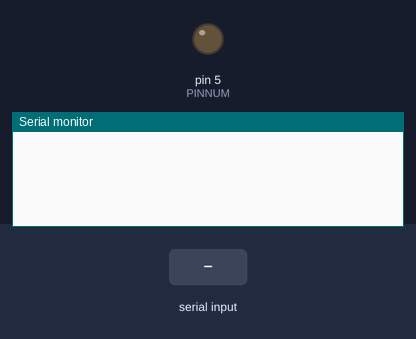
Bench run of a sketch on a simulated Arduino Uno, built with avr-gcc and run on an emulated ATmega328P. Parts: output pins drawn as LEDs (lit = HIGH), the last lines printed to the serial monitor. Inputs (shaded band) come from the test bench.

Above: at 1.2 s.
1.3 s: "P1: \n" received over Serial
At 1.46 s:
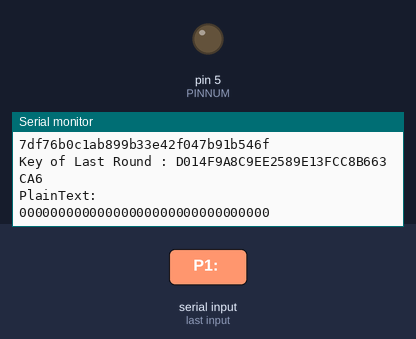
At 2.19 s:
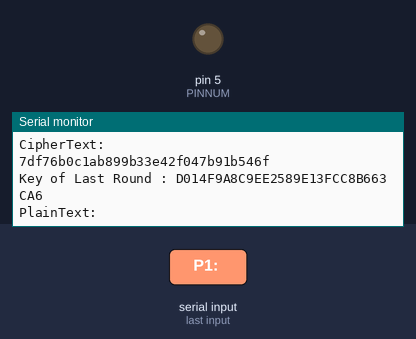
Timing chart, 0 to 4.3 s (numbered marks = the images above; inputs shaded):
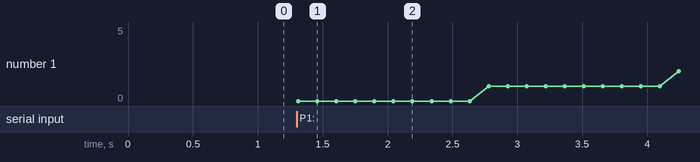

The sketch:

TinyAES_enPiT.ino
```cpp
#include <stdint.h>
#include <string.h>

#define PINNUM  5

#define Nb 4
// The number of 32 bit words in a key.
#define Nk 4
// Key length in bytes [128 bit]
#define KEYLEN 16
// The number of rounds in AES Cipher.
#define Nr 10

/*****************************************************************************/
/* Private variables:                                                        */
/*****************************************************************************/


// state - array holding the intermediate results during decryption.
typedef uint8_t state_t[4][4];
static state_t* state;

// The array that stores the round keys.
static uint8_t RoundKey[176];

// The Key input to the AES Program
static const uint8_t* Key;

int count;
uint8_t carry = 0x00;
int data_count;
int iterNum = 0;
uint8_t key[] = {0x2b, 0x7e, 0x15, 0x16, 0x28, 0xae, 0xd2, 0xa6, 0xab, 0xf7, 0x15, 0x88, 0x09, 0xcf, 0x4f, 0x3c};
uint8_t in[16]  = {0x00, };

static const uint8_t sbox[256] =   {
  //0     1    2      3     4    5     6     7      8    9     A      B    C     D     E     F
  0x63, 0x7c, 0x77, 0x7b, 0xf2, 0x6b, 0x6f, 0xc5, 0x30, 0x01, 0x67, 0x2b, 0xfe, 0xd7, 0xab, 0x76,
  0xca, 0x82, 0xc9, 0x7d, 0xfa, 0x59, 0x47, 0xf0, 0xad, 0xd4, 0xa2, 0xaf, 0x9c, 0xa4, 0x72, 0xc0,
  0xb7, 0xfd, 0x93, 0x26, 0x36, 0x3f, 0xf7, 0xcc, 0x34, 0xa5, 0xe5, 0xf1, 0x71, 0xd8, 0x31, 0x15,
  0x04, 0xc7, 0x23, 0xc3, 0x18, 0x96, 0x05, 0x9a, 0x07, 0x12, 0x80, 0xe2, 0xeb, 0x27, 0xb2, 0x75,
  0x09, 0x83, 0x2c, 0x1a, 0x1b, 0x6e, 0x5a, 0xa0, 0x52, 0x3b, 0xd6, 0xb3, 0x29, 0xe3, 0x2f, 0x84,
  0x53, 0xd1, 0x00, 0xed, 0x20, 0xfc, 0xb1, 0x5b, 0x6a, 0xcb, 0xbe, 0x39, 0x4a, 0x4c, 0x58, 0xcf,
  0xd0, 0xef, 0xaa, 0xfb, 0x43, 0x4d, 0x33, 0x85, 0x45, 0xf9, 0x02, 0x7f, 0x50, 0x3c, 0x9f, 0xa8,
  0x51, 0xa3, 0x40, 0x8f, 0x92, 0x9d, 0x38, 0xf5, 0xbc, 0xb6, 0xda, 0x21, 0x10, 0xff, 0xf3, 0xd2,
  0xcd, 0x0c, 0x13, 0xec, 0x5f, 0x97, 0x44, 0x17, 0xc4, 0xa7, 0x7e, 0x3d, 0x64, 0x5d, 0x19, 0x73,
  0x60, 0x81, 0x4f, 0xdc, 0x22, 0x2a, 0x90, 0x88, 0x46, 0xee, 0xb8, 0x14, 0xde, 0x5e, 0x0b, 0xdb,
  0xe0, 0x32, 0x3a, 0x0a, 0x49, 0x06, 0x24, 0x5c, 0xc2, 0xd3, 0xac, 0x62, 0x91, 0x95, 0xe4, 0x79,
  0xe7, 0xc8, 0x37, 0x6d, 0x8d, 0xd5, 0x4e, 0xa9, 0x6c, 0x56, 0xf4, 0xea, 0x65, 0x7a, 0xae, 0x08,
  0xba, 0x78, 0x25, 0x2e, 0x1c, 0xa6, 0xb4, 0xc6, 0xe8, 0xdd, 0x74, 0x1f, 0x4b, 0xbd, 0x8b, 0x8a,
  0x70, 0x3e, 0xb5, 0x66, 0x48, 0x03, 0xf6, 0x0e, 0x61, 0x35, 0x57, 0xb9, 0x86, 0xc1, 0x1d, 0x9e,
  0xe1, 0xf8, 0x98, 0x11, 0x69, 0xd9, 0x8e, 0x94, 0x9b, 0x1e, 0x87, 0xe9, 0xce, 0x55, 0x28, 0xdf,
  0x8c, 0xa1, 0x89, 0x0d, 0xbf, 0xe6, 0x42, 0x68, 0x41, 0x99, 0x2d, 0x0f, 0xb0, 0x54, 0xbb, 0x16
};

static const uint8_t rsbox[256] =
{ 0x52, 0x09, 0x6a, 0xd5, 0x30, 0x36, 0xa5, 0x38, 0xbf, 0x40, 0xa3, 0x9e, 0x81, 0xf3, 0xd7, 0xfb,
  0x7c, 0xe3, 0x39, 0x82, 0x9b, 0x2f, 0xff, 0x87, 0x34, 0x8e, 0x43, 0x44, 0xc4, 0xde, 0xe9, 0xcb,
  0x54, 0x7b, 0x94, 0x32, 0xa6, 0xc2, 0x23, 0x3d, 0xee, 0x4c, 0x95, 0x0b, 0x42, 0xfa, 0xc3, 0x4e,
  0x08, 0x2e, 0xa1, 0x66, 0x28, 0xd9, 0x24, 0xb2, 0x76, 0x5b, 0xa2, 0x49, 0x6d, 0x8b, 0xd1, 0x25,
  0x72, 0xf8, 0xf6, 0x64, 0x86, 0x68, 0x98, 0x16, 0xd4, 0xa4, 0x5c, 0xcc, 0x5d, 0x65, 0xb6, 0x92,
  0x6c, 0x70, 0x48, 0x50, 0xfd, 0xed, 0xb9, 0xda, 0x5e, 0x15, 0x46, 0x57, 0xa7, 0x8d, 0x9d, 0x84,
  0x90, 0xd8, 0xab, 0x00, 0x8c, 0xbc, 0xd3, 0x0a, 0xf7, 0xe4, 0x58, 0x05, 0xb8, 0xb3, 0x45, 0x06,
  0xd0, 0x2c, 0x1e, 0x8f, 0xca, 0x3f, 0x0f, 0x02, 0xc1, 0xaf, 0xbd, 0x03, 0x01, 0x13, 0x8a, 0x6b,
  0x3a, 0x91, 0x11, 0x41, 0x4f, 0x67, 0xdc, 0xea, 0x97, 0xf2, 0xcf, 0xce, 0xf0, 0xb4, 0xe6, 0x73,
  0x96, 0xac, 0x74, 0x22, 0xe7, 0xad, 0x35, 0x85, 0xe2, 0xf9, 0x37, 0xe8, 0x1c, 0x75, 0xdf, 0x6e,
  0x47, 0xf1, 0x1a, 0x71, 0x1d, 0x29, 0xc5, 0x89, 0x6f, 0xb7, 0x62, 0x0e, 0xaa, 0x18, 0xbe, 0x1b,
  0xfc, 0x56, 0x3e, 0x4b, 0xc6, 0xd2, 0x79, 0x20, 0x9a, 0xdb, 0xc0, 0xfe, 0x78, 0xcd, 0x5a, 0xf4,
  0x1f, 0xdd, 0xa8, 0x33, 0x88, 0x07, 0xc7, 0x31, 0xb1, 0x12, 0x10, 0x59, 0x27, 0x80, 0xec, 0x5f,
  0x60, 0x51, 0x7f, 0xa9, 0x19, 0xb5, 0x4a, 0x0d, 0x2d, 0xe5, 0x7a, 0x9f, 0x93, 0xc9, 0x9c, 0xef,
  0xa0, 0xe0, 0x3b, 0x4d, 0xae, 0x2a, 0xf5, 0xb0, 0xc8, 0xeb, 0xbb, 0x3c, 0x83, 0x53, 0x99, 0x61,
  0x17, 0x2b, 0x04, 0x7e, 0xba, 0x77, 0xd6, 0x26, 0xe1, 0x69, 0x14, 0x63, 0x55, 0x21, 0x0c, 0x7d
};

static const uint8_t Rcon[255] = {
  0x8d, 0x01, 0x02, 0x04, 0x08, 0x10, 0x20, 0x40, 0x80, 0x1b, 0x36, 0x6c, 0xd8, 0xab, 0x4d, 0x9a,
  0x2f, 0x5e, 0xbc, 0x63, 0xc6, 0x97, 0x35, 0x6a, 0xd4, 0xb3, 0x7d, 0xfa, 0xef, 0xc5, 0x91, 0x39,
  0x72, 0xe4, 0xd3, 0xbd, 0x61, 0xc2, 0x9f, 0x25, 0x4a, 0x94, 0x33, 0x66, 0xcc, 0x83, 0x1d, 0x3a,
  0x74, 0xe8, 0xcb, 0x8d, 0x01, 0x02, 0x04, 0x08, 0x10, 0x20, 0x40, 0x80, 0x1b, 0x36, 0x6c, 0xd8,
  0xab, 0x4d, 0x9a, 0x2f, 0x5e, 0xbc, 0x63, 0xc6, 0x97, 0x35, 0x6a, 0xd4, 0xb3, 0x7d, 0xfa, 0xef,
  0xc5, 0x91, 0x39, 0x72, 0xe4, 0xd3, 0xbd, 0x61, 0xc2, 0x9f, 0x25, 0x4a, 0x94, 0x33, 0x66, 0xcc,
  0x83, 0x1d, 0x3a, 0x74, 0xe8, 0xcb, 0x8d, 0x01, 0x02, 0x04, 0x08, 0x10, 0x20, 0x40, 0x80, 0x1b,
  0x36, 0x6c, 0xd8, 0xab, 0x4d, 0x9a, 0x2f, 0x5e, 0xbc, 0x63, 0xc6, 0x97, 0x35, 0x6a, 0xd4, 0xb3,
  0x7d, 0xfa, 0xef, 0xc5, 0x91, 0x39, 0x72, 0xe4, 0xd3, 0xbd, 0x61, 0xc2, 0x9f, 0x25, 0x4a, 0x94,
  0x33, 0x66, 0xcc, 0x83, 0x1d, 0x3a, 0x74, 0xe8, 0xcb, 0x8d, 0x01, 0x02, 0x04, 0x08, 0x10, 0x20,
  0x40, 0x80, 0x1b, 0x36, 0x6c, 0xd8, 0xab, 0x4d, 0x9a, 0x2f, 0x5e, 0xbc, 0x63, 0xc6, 0x97, 0x35,
  0x6a, 0xd4, 0xb3, 0x7d, 0xfa, 0xef, 0xc5, 0x91, 0x39, 0x72, 0xe4, 0xd3, 0xbd, 0x61, 0xc2, 0x9f,
  0x25, 0x4a, 0x94, 0x33, 0x66, 0xcc, 0x83, 0x1d, 0x3a, 0x74, 0xe8, 0xcb, 0x8d, 0x01, 0x02, 0x04,
  0x08, 0x10, 0x20, 0x40, 0x80, 0x1b, 0x36, 0x6c, 0xd8, 0xab, 0x4d, 0x9a, 0x2f, 0x5e, 0xbc, 0x63,
  0xc6, 0x97, 0x35, 0x6a, 0xd4, 0xb3, 0x7d, 0xfa, 0xef, 0xc5, 0x91, 0x39, 0x72, 0xe4, 0xd3, 0xbd,
  0x61, 0xc2, 0x9f, 0x25, 0x4a, 0x94, 0x33, 0x66, 0xcc, 0x83, 0x1d, 0x3a, 0x74, 0xe8, 0xcb
};

/*****************************************************************************/
/* Private functions:                                                        */
/*****************************************************************************/
static uint8_t getSBoxValue(uint8_t num)
{
  return sbox[num];
}

static uint8_t getSBoxInvert(uint8_t num)
{
  return rsbox[num];
}

// This function produces Nb(Nr+1) round keys. The round keys are used in each round to decrypt the states.
static void KeyExpansion(void)
{
  uint32_t i, j, k;
  uint8_t tempa[4]; // Used for the column/row operations

  // The first round key is the key itself.
  for (i = 0; i < Nk; ++i)
  {
    RoundKey[(i * 4) + 0] = Key[(i * 4) + 0];
    RoundKey[(i * 4) + 1] = Key[(i * 4) + 1];
    RoundKey[(i * 4) + 2] = Key[(i * 4) + 2];
    RoundKey[(i * 4) + 3] = Key[(i * 4) + 3];
  }

  // All other round keys are found from the previous round keys.
  for (; (i < (Nb * (Nr + 1))); ++i)
  {
    for (j = 0; j < 4; ++j)
    {
      tempa[j] = RoundKey[(i - 1) * 4 + j];
    }
    if (i % Nk == 0)
    {
      // This function rotates the 4 bytes in a word to the left once.
      // [a0,a1,a2,a3] becomes [a1,a2,a3,a0]

      // Function RotWord()
      {
        k = tempa[0];
        tempa[0] = tempa[1];
        tempa[1] = tempa[2];
        tempa[2] = tempa[3];
        tempa[3] = k;
      }

      // SubWord() is a function that takes a four-byte input word and
      // applies the S-box to each of the four bytes to produce an output word.

      // Function Subword()
      {
        tempa[0] = getSBoxValue(tempa[0]);
        tempa[1] = getSBoxValue(tempa[1]);
        tempa[2] = getSBoxValue(tempa[2]);
        tempa[3] = getSBoxValue(tempa[3]);
      }

      tempa[0] =  tempa[0] ^ Rcon[i / Nk];
    }
    else if (Nk > 6 && i % Nk == 4)
    {
      // Function Subword()
      {
        tempa[0] = getSBoxValue(tempa[0]);
        tempa[1] = getSBoxValue(tempa[1]);
        tempa[2] = getSBoxValue(tempa[2]);
        tempa[3] = getSBoxValue(tempa[3]);
      }
    }
    RoundKey[i * 4 + 0] = RoundKey[(i - Nk) * 4 + 0] ^ tempa[0];
    RoundKey[i * 4 + 1] = RoundKey[(i - Nk) * 4 + 1] ^ tempa[1];
    RoundKey[i * 4 + 2] = RoundKey[(i - Nk) * 4 + 2] ^ tempa[2];
    RoundKey[i * 4 + 3] = RoundKey[(i - Nk) * 4 + 3] ^ tempa[3];
  }
}

// This function adds the round key to state.
// The round key is added to the state by an XOR function.
static void AddRoundKey(uint8_t round)
{
  uint8_t i, j;
  for (i = 0; i < 4; ++i)
  {
    for (j = 0; j < 4; ++j)
    {
      (*state)[i][j] ^= RoundKey[round * Nb * 4 + i * Nb + j];
    }
  }
}

// The SubBytes Function Substitutes the values in the
// state matrix with values in an S-box.
static void SubBytes(void)
{
  uint8_t i, j;
  for (i = 0; i < 4; ++i)
  {
    for (j = 0; j < 4; ++j)
    {
      (*state)[j][i] = getSBoxValue((*state)[j][i]);
    }
  }
}

// The ShiftRows() function shifts the rows in the state to the left.
// Each row is shifted with different offset.
// Offset = Row number. So the first row is not shifted.
static void ShiftRows(void)
{
  uint8_t temp;

  // Rotate first row 1 columns to left
  temp           = (*state)[0][1];
  (*state)[0][1] = (*state)[1][1];
  (*state)[1][1] = (*state)[2][1];
  (*state)[2][1] = (*state)[3][1];
  (*state)[3][1] = temp;

  // Rotate second row 2 columns to left
  temp           = (*state)[0][2];
  (*state)[0][2] = (*state)[2][2];
  (*state)[2][2] = temp;

  temp       = (*state)[1][2];
  (*state)[1][2] = (*state)[3][2];
  (*state)[3][2] = temp;

  // Rotate third row 3 columns to left
  temp       = (*state)[0][3];
  (*state)[0][3] = (*state)[3][3];
  (*state)[3][3] = (*state)[2][3];
  (*state)[2][3] = (*state)[1][3];
  (*state)[1][3] = temp;
}

static uint8_t xtime(uint8_t x)
{
  return ((x << 1) ^ (((x >> 7) & 1) * 0x1b));
}

// MixColumns function mixes the columns of the state matrix
static void MixColumns(void)
{
  uint8_t i;
  uint8_t Tmp, Tm, t;
  for (i = 0; i < 4; ++i)
  {
    t   = (*state)[i][0];
    Tmp = (*state)[i][0] ^ (*state)[i][1] ^ (*state)[i][2] ^ (*state)[i][3] ;
    Tm  = (*state)[i][0] ^ (*state)[i][1] ; Tm = xtime(Tm);  (*state)[i][0] ^= Tm ^ Tmp ;
    Tm  = (*state)[i][1] ^ (*state)[i][2] ; Tm = xtime(Tm);  (*state)[i][1] ^= Tm ^ Tmp ;
    Tm  = (*state)[i][2] ^ (*state)[i][3] ; Tm = xtime(Tm);  (*state)[i][2] ^= Tm ^ Tmp ;
    Tm  = (*state)[i][3] ^ t ;        Tm = xtime(Tm);  (*state)[i][3] ^= Tm ^ Tmp ;
  }
}

// Multiply is used to multiply numbers in the field GF(2^8)
static uint8_t Multiply(uint8_t x, uint8_t y)
{
  return (((y & 1) * x) ^
          ((y >> 1 & 1) * xtime(x)) ^
          ((y >> 2 & 1) * xtime(xtime(x))) ^
          ((y >> 3 & 1) * xtime(xtime(xtime(x)))) ^
          ((y >> 4 & 1) * xtime(xtime(xtime(xtime(x))))));
}


// MixColumns function mixes the columns of the state matrix.
// The method used to multiply may be difficult to understand for the inexperienced.
// Please use the references to gain more information.
static void InvMixColumns(void)
{
  int i;
  uint8_t a, b, c, d;
  for (i = 0; i < 4; ++i)
  {
    a = (*state)[i][0];
    b = (*state)[i][1];
    c = (*state)[i][2];
    d = (*state)[i][3];

    (*state)[i][0] = Multiply(a, 0x0e) ^ Multiply(b, 0x0b) ^ Multiply(c, 0x0d) ^ Multiply(d, 0x09);
    (*state)[i][1] = Multiply(a, 0x09) ^ Multiply(b, 0x0e) ^ Multiply(c, 0x0b) ^ Multiply(d, 0x0d);
    (*state)[i][2] = Multiply(a, 0x0d) ^ Multiply(b, 0x09) ^ Multiply(c, 0x0e) ^ Multiply(d, 0x0b);
    (*state)[i][3] = Multiply(a, 0x0b) ^ Multiply(b, 0x0d) ^ Multiply(c, 0x09) ^ Multiply(d, 0x0e);
  }
}


// The SubBytes Function Substitutes the values in the
// state matrix with values in an S-box.
static void InvSubBytes(void)
{
  uint8_t i, j;
  for (i = 0; i < 4; ++i)
  {
    for (j = 0; j < 4; ++j)
    {
      (*state)[j][i] = getSBoxInvert((*state)[j][i]);
    }
  }
}

static void InvShiftRows(void)
{
  uint8_t temp;

  // Rotate first row 1 columns to right
  temp = (*state)[3][1];
  (*state)[3][1] = (*state)[2][1];
  (*state)[2][1] = (*state)[1][1];
  (*state)[1][1] = (*state)[0][1];
  (*state)[0][1] = temp;

  // Rotate second row 2 columns to right
  temp = (*state)[0][2];
  (*state)[0][2] = (*state)[2][2];
  (*state)[2][2] = temp;

  temp = (*state)[1][2];
  (*state)[1][2] = (*state)[3][2];
  (*state)[3][2] = temp;

  // Rotate third row 3 columns to right
  temp = (*state)[0][3];
  (*state)[0][3] = (*state)[1][3];
  (*state)[1][3] = (*state)[2][3];
  (*state)[2][3] = (*state)[3][3];
  (*state)[3][3] = temp;
}


// Cipher is the main function that encrypts the PlainText.
static void Cipher(void)
{
  uint8_t round = 0;

  // Add the First round key to the state before starting the rounds.
  AddRoundKey(0);

  // There will be Nr rounds.
  // The first Nr-1 rounds are identical.
  // These Nr-1 rounds are executed in the loop below.

  SubBytes();
  ShiftRows();
  MixColumns();
  AddRoundKey(1);

  SubBytes();
  ShiftRows();
  MixColumns();
  AddRoundKey(2);

  SubBytes();
  ShiftRows();
  MixColumns();
  AddRoundKey(3);

  SubBytes();
  ShiftRows();
  MixColumns();
  AddRoundKey(4);

  SubBytes();
  ShiftRows();
  MixColumns();
  AddRoundKey(5);

  SubBytes();
  ShiftRows();
  MixColumns();
  AddRoundKey(6);

  SubBytes();
  ShiftRows();
  MixColumns();
  AddRoundKey(7);

  SubBytes();
  ShiftRows();
  MixColumns();
  AddRoundKey(8);

  SubBytes();
  ShiftRows();
  MixColumns();
  AddRoundKey(9);

  // The last round is given below.
  // The MixColumns function is not here in the last round.
  SubBytes();
  ShiftRows();
  AddRoundKey(Nr);

  /*
    for (round = 1; round < Nr; ++round)
    {
    SubBytes();
    ShiftRows();
    MixColumns();
    AddRoundKey(round);
    }

    // The last round is given below.
    // The MixColumns function is not here in the last round.
    SubBytes();
    ShiftRows();
    AddRoundKey(Nr);
  */
}

static void InvCipher(void)
{
  uint8_t round = 0;

  // Add the First round key to the state before starting the rounds.
  AddRoundKey(Nr);

  // There will be Nr rounds.
  // The first Nr-1 rounds are identical.
  // These Nr-1 rounds are executed in the loop below.
  for (round = Nr - 1; round > 0; round--)
  {
    InvShiftRows();
    InvSubBytes();
    AddRoundKey(round);
    InvMixColumns();
  }

  // The last round is given below.
  // The MixColumns function is not here in the last round.
  InvShiftRows();
  InvSubBytes();
  AddRoundKey(0);
}

static void BlockCopy(uint8_t* output, const uint8_t* input)
{
  uint8_t i;
  for (i = 0; i < KEYLEN; ++i)
  {
    output[i] = input[i];
  }
}


//Increasing plaintext value
void increase_pt(uint8_t *pt) {
  int i = 0;

  uint8_t tmp = 0x00;


  for (i = 15; i >= 0; i--) {
    if (i == 15) {
      pt[i] = pt[i] + 0x01;
    } else {
      pt[i] = pt[i] + carry;
    }

    if (count == 0xFF) {
      carry = 0x01;
      count = 0;
    } else {
      carry = 0x00;
    }
  }
  count++;

}

/*****************************************************************************/
/* Public functions:                                                         */
/*****************************************************************************/
void AES128_ECB_encrypt(const uint8_t* input, const uint8_t* key, uint8_t* output)
{
  // Copy input to output, and work in-memory on output
  BlockCopy(output, input);
  state = (state_t*)output;

  Key = key;
  KeyExpansion();

  digitalWrite(PINNUM, HIGH); //Trigger rise
  // The next function call encrypts the PlainText with the Key using AES algorithm.
  Cipher();
  digitalWrite(PINNUM, LOW);  //Trigger fall
}

void AES128_ECB_decrypt(const uint8_t* input, const uint8_t* key, uint8_t *output)
{
  // Copy input to output, and work in-memory on output
  BlockCopy(output, input);
  state = (state_t*)output;

  // The KeyExpansion routine must be called before encryption.
  //Key = key;
  //KeyExpansion();

  InvCipher();
}

uint8_t ASCII_code(unsigned char a) {
  uint8_t result;
  switch (a) {
    case 0x30: result = 0x00; break;
    case 0x31: result = 0x01; break;
    case 0x32: result = 0x02; break;
    case 0x33: result = 0x03; break;
    case 0x34: result = 0x04; break;
    case 0x35: result = 0x05; break;
    case 0x36: result = 0x06; break;
    case 0x37: result = 0x07; break;
    case 0x38: result = 0x08; break;
    case 0x39: result = 0x09; break;

    case 0x41: result = 0x0A; break;
    case 0x42: result = 0x0B; break;
    case 0x43: result = 0x0C; break;
    case 0x44: result = 0x0D; break;
    case 0x45: result = 0x0E; break;
    case 0x46: result = 0x0F; break;

    default: result = 0x00;
  }
  return result;
}

void serialEvent() {
  char ioc[16];
  int i = 0;
  int j = 0;
  char input;
  char pt_char;

  uint8_t out[] = {0x3a, 0xd7, 0x7b, 0xb4, 0x0d, 0x7a, 0x36, 0x60, 0xa8, 0x9e, 0xca, 0xf3, 0x24, 0x66, 0xef, 0x97};
  uint8_t output[16] = {0x00, };
  uint8_t plain[16] = {0x00, };

  //  String test = "";
  char ch_test[33];
  unsigned char data[32];
  unsigned char tmp[2] = {0x0, };
  unsigned int idx = 0;
  int byte_num = 0;
  int data_idx = 0;
  uint8_t tmp_data[32];

  //while (Serial.available()) {
  //input = (char)Serial.read();

  //if (input == 'I') {
  //test = Serial.readString();
  //iterNum = test.toInt();
  //iterNum = 1;
  //Serial.println(test);
  //Serial.println(iterNum, DEC);
  //}
  //else if (input == 'P') {
  //Receiving plaintext from PC
  //test = Serial.readString();
  //Serial.println(test);


  unsigned char test[] = {  0x00, 0x00, 0x00, 0x00, 0x00, 0x00, 0x00, 0x00, 0x00, 0x00, 0x00, 0x00, 0x00, 0x00, 0x00, 0x00};
  int ave = 1;
  int N_pt = 100;
  int N_ave = 10;

  for (int ipt = 0; ipt < N_pt * N_ave; ipt++) {

    /* for (idx = 0 ; idx < 16; idx++) {
       // test.getBytes(&data[idx], 2, idx);
       //tmp_data[idx] = ASCII_code(test[idx + ipt * 32]);
       tmp_data[idx] = test[idx + ipt * 16];
      }
    */
    for (i = 0; i < 16; i += 1) {
      // in[i] = tmp_data[i];
      in[i] = test[i];

      //in[i/2] = (uint8_t)((tmp_data[i] << 4) | (tmp_data[i + 1]));
      //Serial.print(in[i / 2], HEX);
      //Serial.print(" ");
    }
    //Serial.println();

    Serial.print("PlainText:\n");
    for (j = 0; j < 16; j++) {
      sprintf(ioc, "%02x", in[j]);
      Serial.print(ioc);
    }
    Serial.print("\n");
    /*
      Serial.print("P1: ");
      for (j = 0; j < 16; j++) {
      sprintf(ioc, "%02x ", in[j]);
      Serial.print(ioc);
      }
      Serial.println();

      Serial.print("Data: ");
      for(i=0; i<32; i++){
      Serial.print(tmp_data[i], HEX);
      }
      Serial.println();
    */

    //AES setting for AES-128
    BlockCopy(output, in);
    state = (state_t*)output;

    //Serial.print("iterNum: ");
    //Serial.println(iterNum, DEC);

    /*
      Serial.print("P2: ");
      for (j = 0; j < 16; j++) {
      sprintf(ioc, "%02x ", in[j]);
      Serial.print(ioc);
      }
      Serial.println();
    */

    //AES Key-Expansion
    // Key = key;
    //KeyExpansion();

    //  for (i = 0; i < iterNum; i++) {
    //Serial.println(i, DEC);
    //AES-Encryption
    AES128_ECB_encrypt(in, key, output);

    Serial.print("CipherText:\n");
    for (j = 0; j < 16; j++) {
      sprintf(ioc, "%02x", output[j]);
      Serial.print(ioc);
    }
    Serial.print("\n");

    //  Serial.println();

    /*** DEBUG HASHIMOTO ***/
    Serial.print("Key of Last Round : ");
    for (i = 0; i< 16; i++) {
     Serial.print(RoundKey[10*16 + i], HEX);
    }
    Serial.println();
    /***************************************/

    if (ave == N_ave) {
      test[15] = test[15] + 0x01;
      ave = 0;
    }
    ave = ave + 1;
    //delay(50);
    if (ipt == N_ave * N_pt) {
      break;
    }
  }
  //}else{
  //break;
  //}

}

//}

void setup() {
  // put your setup code here, to run once:
  Serial.begin(9600);
  pinMode(PINNUM, OUTPUT);
  count = 0;
  carry = 0x00;
  data_count = 0;
  iterNum = 10;

}


void loop() {
  // put your main code here, to run repeatedly:
  if (Serial.available() > 0) {
  //  byte teshima = Serial.read();
    //teshima = teshima - 0x30;
    switch (Serial.read()) {
      case 1:
        Serial.print("Start\n");
        serialEvent();
        Serial.end();
        break;
      default:
        break;
    }
    //delay(1000*10);

  }

}
```

Measured:
- after the input at 1.3 s, the serial monitor: prints a new line at once (image 1)
